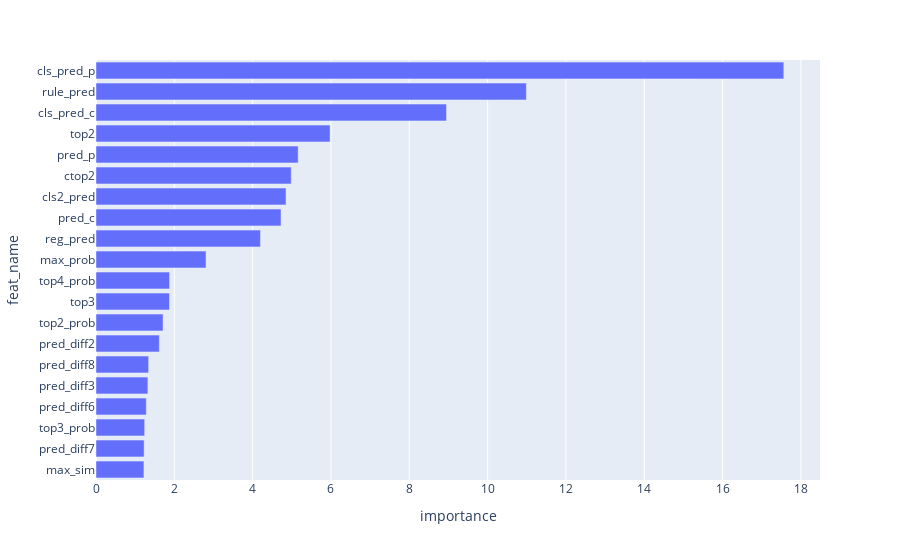

This figure's notebook cell:
### Code cell
gezi.plot.feature_importance(model, topn=20)

### Figure 1 — Plotly figure (JSON) as saved in the notebook; plotly's stock layout.template omitted (floating-point values rounded to 4 significant figures)
{"data": [{"alignmentgroup": "True", "hovertemplate": "importance=%{x}<br>feat_name=%{y}<extra></extra>", "legendgroup": "", "marker": {"color": "#636efa", "pattern": {"shape": ""}}, "name": "", "offsetgroup": "", "orientation": "h", "showlegend": false, "textposition": "auto", "type": "bar", "x": [1.224, 1.229, 1.243, 1.284, 1.325, 1.344, 1.617, 1.713, 1.876, 1.879, 2.81, 4.199, 4.725, 4.852, 4.984, 5.162, 5.978, 8.95, 10.99, 17.56], "xaxis": "x", "y": ["max_sim", "pred_diff7", "top3_prob", "pred_diff6", "pred_diff3", "pred_diff8", "pred_diff2", "top2_prob", "top3", "top4_prob", "max_prob", "reg_pred", "pred_c", "cls2_pred", "ctop2", "pred_p", "top2", "cls_pred_c", "rule_pred", "cls_pred_p"], "yaxis": "y"}], "layout": {"barmode": "relative", "legend": {"tracegroupgap": 0}, "margin": {"t": 60}, "xaxis": {"anchor": "y", "domain": [0, 1], "title": {"text": "importance"}}, "yaxis": {"anchor": "x", "domain": [0, 1], "title": {"text": "feat_name"}}}}
